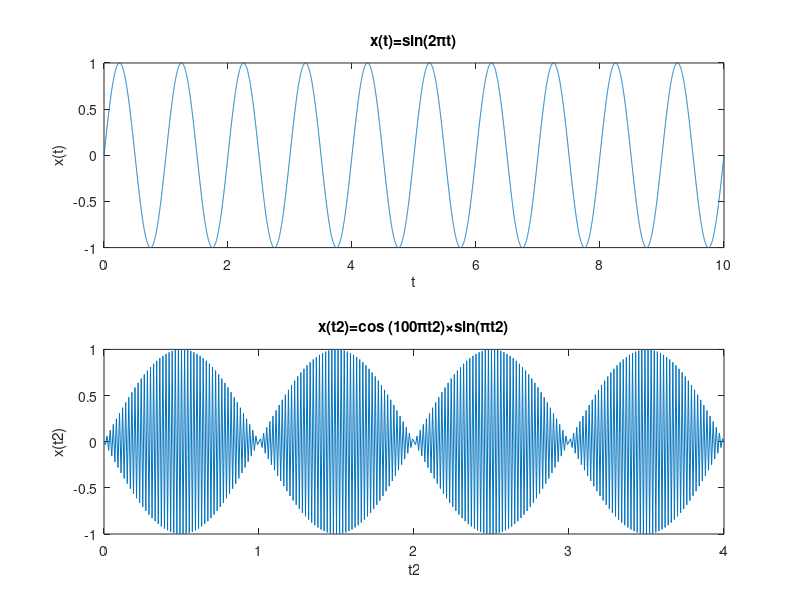

This figure's MATLAB source:
% 绘出下列时间函数的图形，对XY轴以及图形上方均须加上适当的标注
% a) x(t)=sin(2pi*t)  0<= t <=10s
% b) x(t)=cos(100pi*t )sin(pi*t)  0<= t <=4s
clc;
t1=0:0.001:10;
xa=sin(2*pi*t1);
subplot(2,1,1);
plot(t1,xa);
xlabel('t');
ylabel('x(t)');
title('x(t)=sin(2\pit)');

t2=0:0.01:4;
xb=cos(100*pi*t2).*sin(pi*t2);
subplot(2,1,2);
plot(t2,xb);
xlabel('t2');
ylabel('x(t2)');
title('x(t2)=cos (100\pit2)×sin(\pit2)');
